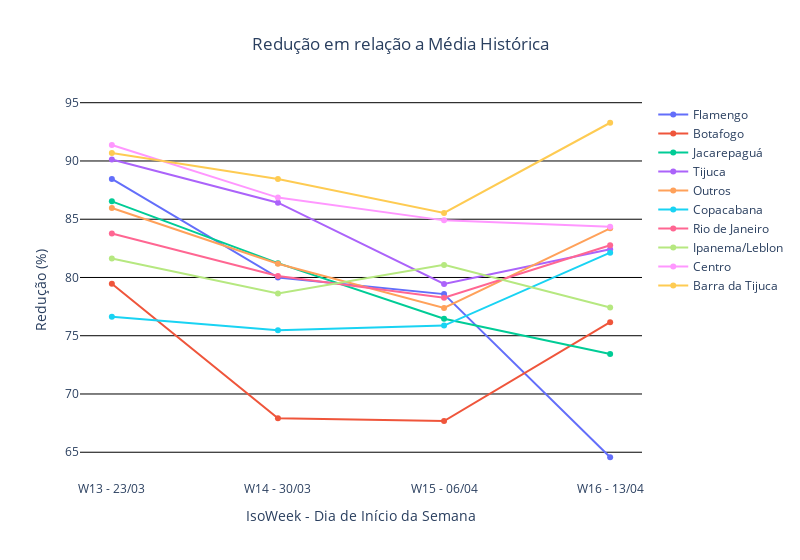

This figure's notebook cell:
### Code cell
figure_2 = go.Figure()
for bairro in bairros_for_graph:
    figure_2.add_trace(go.Scatter(
        x = week_graph.loc[week_graph['Bairro'] == bairro]['week_legend'],
        y = week_graph.loc[week_graph['Bairro'] == bairro]['queda_proporcional_dia_semana'],
        mode = 'lines+markers',
        name = correct_form_bairro[bairro]       
    ))
figure_2.update_layout(go.Layout(
    title = 'Redução em relação a Média Histórica',
    title_x = 0.5,
    yaxis_title = "Redução (%)",
    xaxis_title = "IsoWeek - Dia de Início da Semana",
    plot_bgcolor= "rgba(0,0,0,0)",
    width = 800,
))
figure_2.update_yaxes(showgrid=True, gridwidth=1, gridcolor='black')
figure_2.show()

### Figure 1 — Plotly figure (JSON) as saved in the notebook; plotly's stock layout.template omitted (floating-point values rounded to 4 significant figures)
{"data": [{"mode": "lines+markers", "name": "Flamengo", "type": "scatter", "x": ["W13 - 23/03", "W14 - 30/03", "W15 - 06/04", "W16 - 13/04"], "y": [88.46, 80.0, 78.57, 64.57]}, {"mode": "lines+markers", "name": "Botafogo", "type": "scatter", "x": ["W13 - 23/03", "W14 - 30/03", "W15 - 06/04", "W16 - 13/04"], "y": [79.47, 67.92, 67.68, 76.16]}, {"mode": "lines+markers", "name": "Jacarepaguá", "type": "scatter", "x": ["W13 - 23/03", "W14 - 30/03", "W15 - 06/04", "W16 - 13/04"], "y": [86.53, 81.23, 76.45, 73.43]}, {"mode": "lines+markers", "name": "Tijuca", "type": "scatter", "x": ["W13 - 23/03", "W14 - 30/03", "W15 - 06/04", "W16 - 13/04"], "y": [90.13, 86.42, 79.45, 82.43]}, {"mode": "lines+markers", "name": "Outros", "type": "scatter", "x": ["W13 - 23/03", "W14 - 30/03", "W15 - 06/04", "W16 - 13/04"], "y": [85.96, 81.17, 77.38, 84.22]}, {"mode": "lines+markers", "name": "Copacabana", "type": "scatter", "x": ["W13 - 23/03", "W14 - 30/03", "W15 - 06/04", "W16 - 13/04"], "y": [76.63, 75.48, 75.87, 82.13]}, {"mode": "lines+markers", "name": "Rio de Janeiro", "type": "scatter", "x": ["W13 - 23/03", "W14 - 30/03", "W15 - 06/04", "W16 - 13/04"], "y": [83.77, 80.13, 78.25, 82.77]}, {"mode": "lines+markers", "name": "Ipanema/Leblon", "type": "scatter", "x": ["W13 - 23/03", "W14 - 30/03", "W15 - 06/04", "W16 - 13/04"], "y": [81.63, 78.63, 81.08, 77.42]}, {"mode": "lines+markers", "name": "Centro", "type": "scatter", "x": ["W13 - 23/03", "W14 - 30/03", "W15 - 06/04", "W16 - 13/04"], "y": [91.36, 86.86, 84.9, 84.36]}, {"mode": "lines+markers", "name": "Barra da Tijuca", "type": "scatter", "x": ["W13 - 23/03", "W14 - 30/03", "W15 - 06/04", "W16 - 13/04"], "y": [90.69, 88.45, 85.54, 93.28]}], "layout": {"plot_bgcolor": "rgba(0,0,0,0)", "title": {"text": "Redução em relação a Média Histórica", "x": 0.5}, "width": 800, "xaxis": {"title": {"text": "IsoWeek - Dia de Início da Semana"}}, "yaxis": {"gridcolor": "black", "gridwidth": 1, "showgrid": true, "title": {"text": "Redução (%)"}}}}
